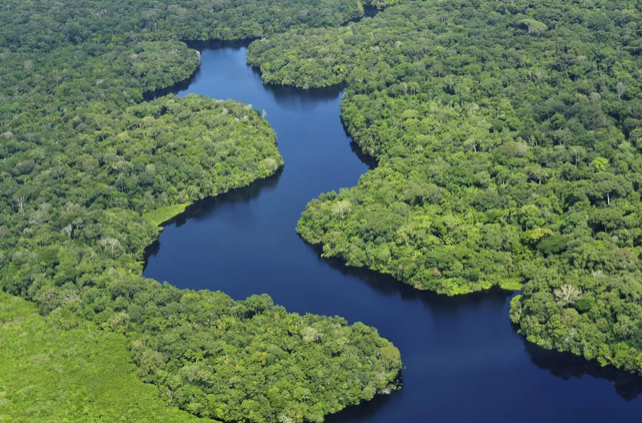
#> input picture 2-assignment/forests/f1.png, 642 x 423 px; its folder holds only this picture in this run
$ python -i utils.py   (imports and definitions only)
#> lines starting #> are read from the running program, lines starting #| are printed output that depends on the picture; after the words box and inside, x2 and y2 are one past the last pixel; in counts of white or black regions, pixels touching at a corner belong together
import cv2
import statistics
import numpy as np
import matplotlib.pyplot as plt


# [7 lines left out: function getDirImages, not called in this run]


def showImage(fst_image, scd_image):
    images = np.concatenate((fst_image, scd_image), axis=1)
    cv2.imshow("Image", images)
    cv2.waitKey(0)


# [28 lines left out: function plotRGBHistogram, not called in this run]


def processImageHSVRange(image_name):
#> called with image_name = 'forests/f1.png'
    image = cv2.imread(image_name)
#> image is the input picture: shape (423, 642, 3); mean B, G, R 88.5, 114.1, 91
    hsv_image = cv2.cvtColor(image, cv2.COLOR_BGR2HSV)
#> hsv_image: shape (423, 642, 3); mean H, S, V 63.8, 105.5, 123.4
    h, s, v = cv2.split(hsv_image)
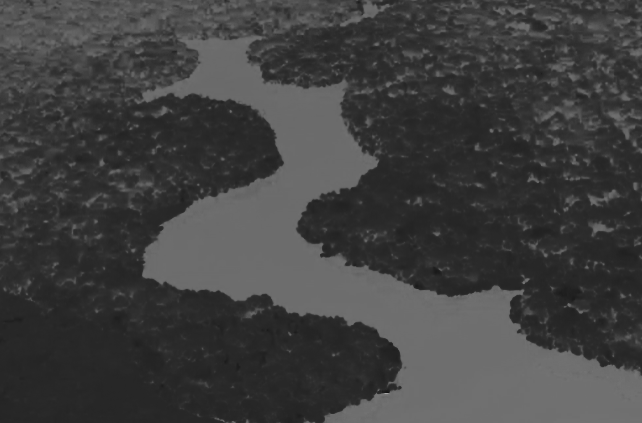
#> h: shape (423, 642); min 18, max 165, mean 63.8
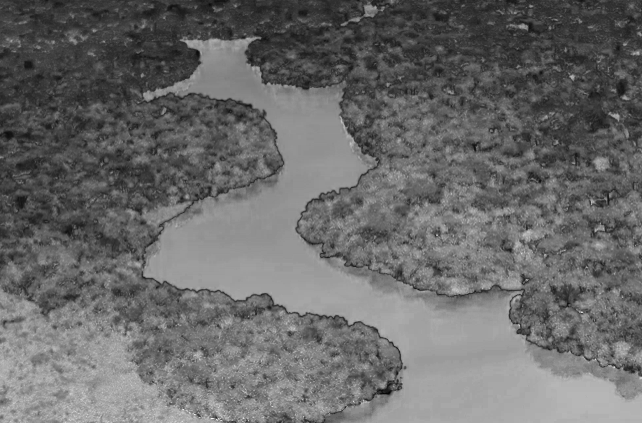
#> s: shape (423, 642); min 2, max 247, mean 105.5
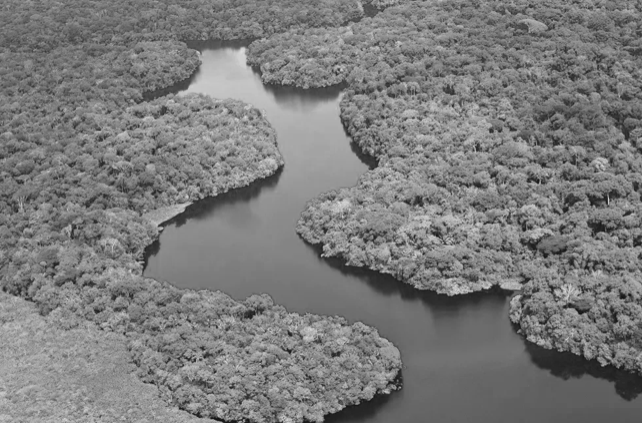
#> v: shape (423, 642); min 17, max 220, mean 123.4
    h, s, v = h.flatten(), s.flatten(), v.flatten()

    h_list, s_list, v_list = [], [], []
    for idx, hue in enumerate(h):
        if hue < 30 or hue > 85:
            h_list.append(h[idx])
            s_list.append(s[idx])
            v_list.append(v[idx])
#> this loop made 271566 passes
#> hue on passes 1 to 3: 86, 85, 85
#> after the loop, h_list = 69275 items; s_list = 69275 items; v_list = 69275 items

    h_avg, s_avg, v_avg = int(statistics.mean(h_list)), int(
        statistics.mean(s_list)), int(statistics.mean(v_list))
#> h_avg = 106; s_avg = 139; v_avg = 108

    lower_bound = (h_avg - 30, s_avg - 30, v_avg - 30)
#> lower_bound = (76, 109, 78)
    upper_bound = (h_avg + 30, s_avg + 30, v_avg + 30)
#> upper_bound = (136, 169, 138)
    mask = cv2.inRange(hsv_image, lower_bound, upper_bound)
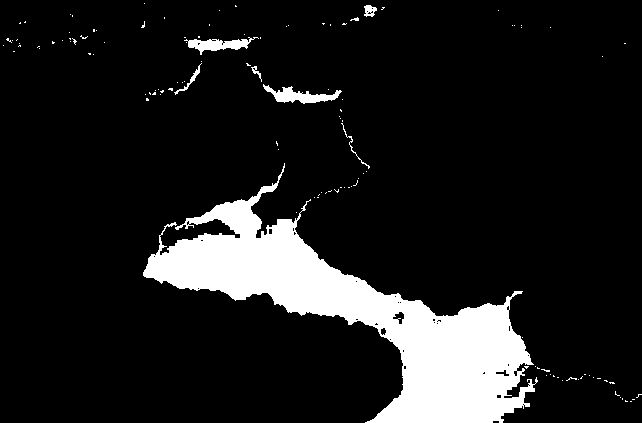
#> mask: shape (423, 642); 11.6% white; 122 white regions (114 under 20 px), largest, box (x1, y1, x2, y2) and area: (143, 163, 538, 423) 29585, (263, 84, 342, 104) 657, (184, 37, 259, 55) 574

    result = cv2.bitwise_and(image, image, mask=mask)
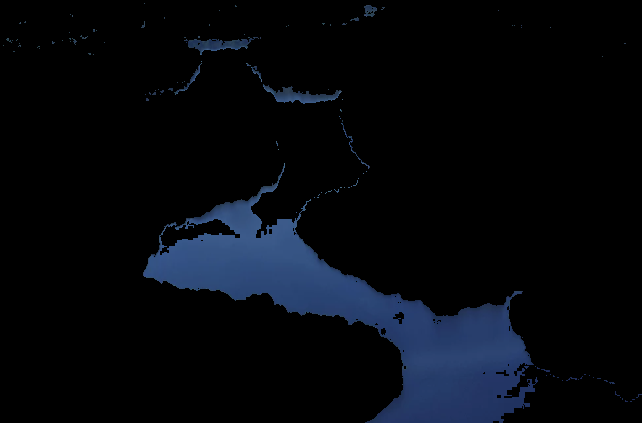
#> result: shape (423, 642, 3); mean B, G, R 13.1, 7.8, 5
    showImage(image, result)
#> in showImage, `images = np.concatenate((fst_image, scd_image), axis=1)`:
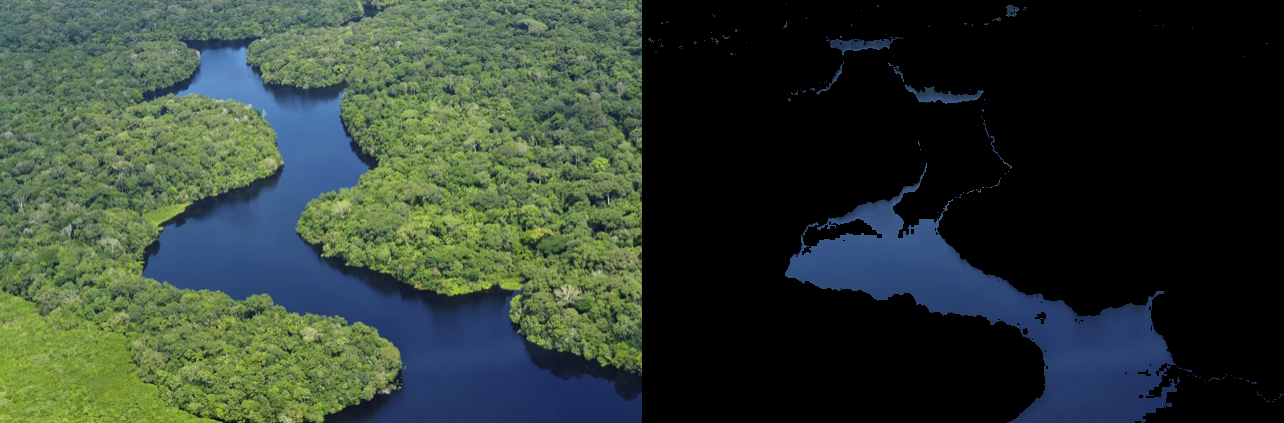
#> images: shape (423, 1284, 3); mean B, G, R 50.8, 60.9, 48


# [12 lines left out: function processImageBGRStats, not called in this run]

>>> result = processImageHSVRange('forests/f1.png')

$ run again, on 2-assignment/forests/f2.png
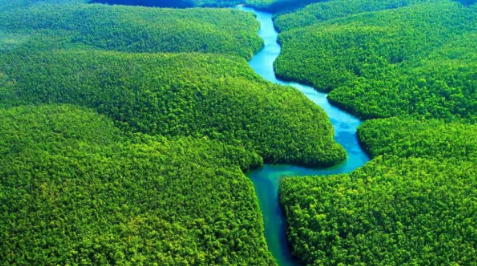
#> input picture 2-assignment/forests/f2.png, 477 x 266 px
#> in processImageHSVRange, image is the input picture: shape (266, 477, 3); mean B, G, R 64.9, 126.7, 53.7
#> hsv_image: shape (266, 477, 3); mean H, S, V 63.5, 179.8, 129.1
#> the loop in processImageHSVRange, `for idx, hue in enumerate(h):` made 126882 passes
#> hue on passes 1 to 3: 96, 96, 95
#> after the loop in processImageHSVRange, `for idx, hue in enumerate(h):`: h_list = 14940 values, max 122 at index 14583, min 86 at index 251, mean 94.07; s_list = 14940 values, max 255 at index 92, min 82 at index 14359, mean 203.6; v_list = 14940 values, max 255 at index 3018, min 12 at index 14724, mean 154.4
#> h_avg = 94; s_avg = 203; v_avg = 154
#> lower_bound = (64, 173, 124)
#> upper_bound = (124, 233, 184)
#> in processImageHSVRange, `mask = cv2.inRange(hsv_image, lower_bound, upper_bound)`:
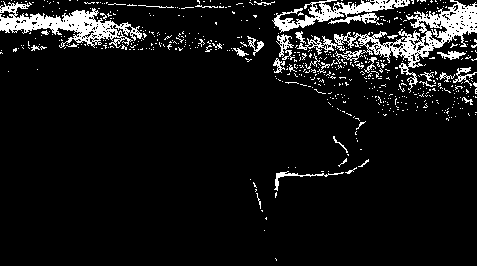
#> mask: shape (266, 477); 8.4% white; 571 white regions (535 under 20 px), largest, box (x1, y1, x2, y2) and area: (334, 0, 477, 93) 3005, (0, 1, 142, 48) 2415, (272, 0, 410, 33) 1588
#> in showImage, `images = np.concatenate((fst_image, scd_image), axis=1)`:
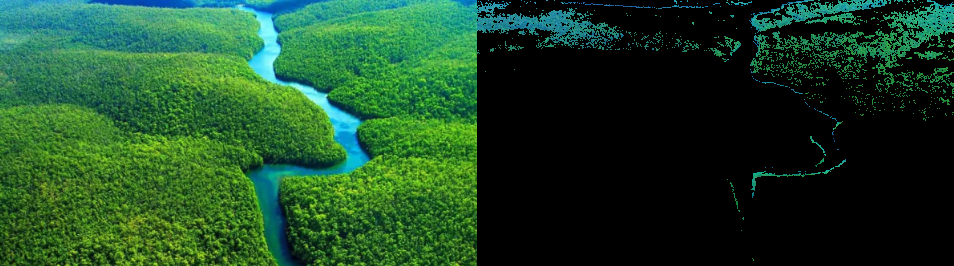
#> images: shape (266, 954, 3); mean B, G, R 37.2, 69.4, 28.4

$ run again, on 2-assignment/forests/f3.png
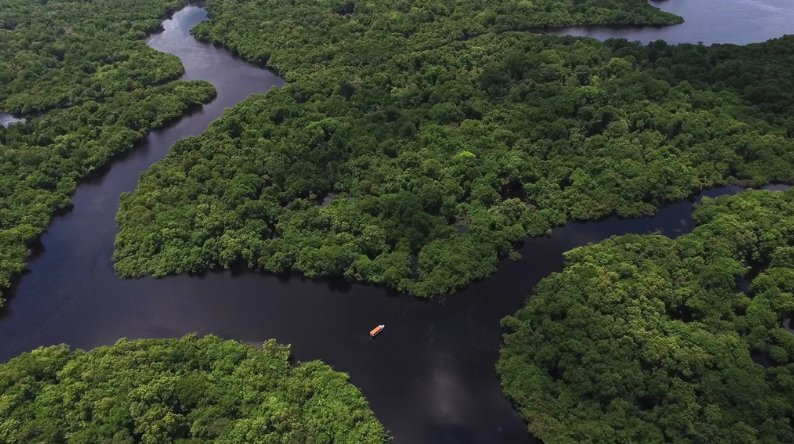
#> input picture 2-assignment/forests/f3.png, 794 x 444 px
#> in processImageHSVRange, image is the input picture: shape (444, 794, 3); mean B, G, R 47.3, 65.2, 56.6
#> hsv_image: shape (444, 794, 3); mean H, S, V 61.9, 89.7, 68.3
#> the loop in processImageHSVRange, `for idx, hue in enumerate(h):` made 352536 passes
#> hue on passes 1 to 3: 56, 56, 55
#> after the loop in processImageHSVRange, `for idx, hue in enumerate(h):`: h_list = 81241 items
#> h_avg = 120; s_avg = 51; v_avg = 68
#> lower_bound = (90, 21, 38)
#> upper_bound = (150, 81, 98)
#> in processImageHSVRange, `mask = cv2.inRange(hsv_image, lower_bound, upper_bound)`:
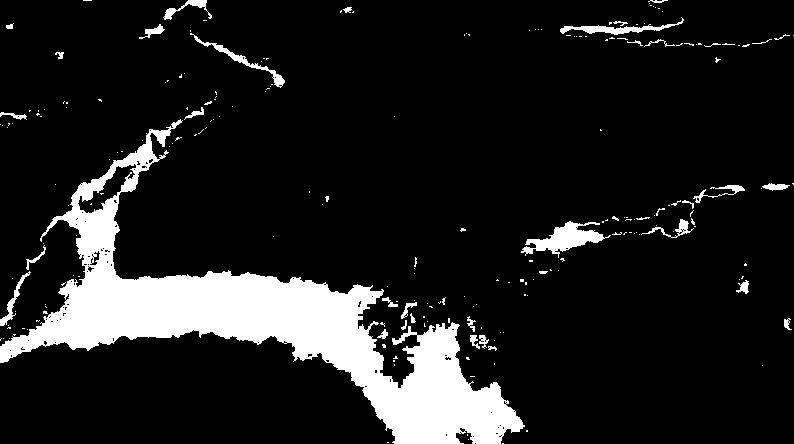
#> mask: shape (444, 794); 12.3% white; 222 white regions (184 under 20 px), largest, box (x1, y1, x2, y2) and area: (0, 119, 525, 444) 37650, (521, 221, 611, 258) 1302, (560, 17, 684, 35) 591
#> in showImage, `images = np.concatenate((fst_image, scd_image), axis=1)`:
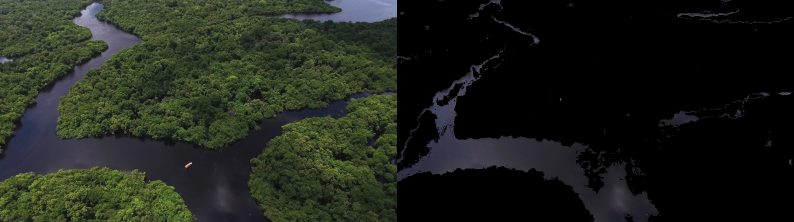
#> images: shape (444, 1588, 3) (shown at 1/2 size); mean B, G, R 27.3, 35.5, 31.3

$ run again, on 2-assignment/forests/f4.png
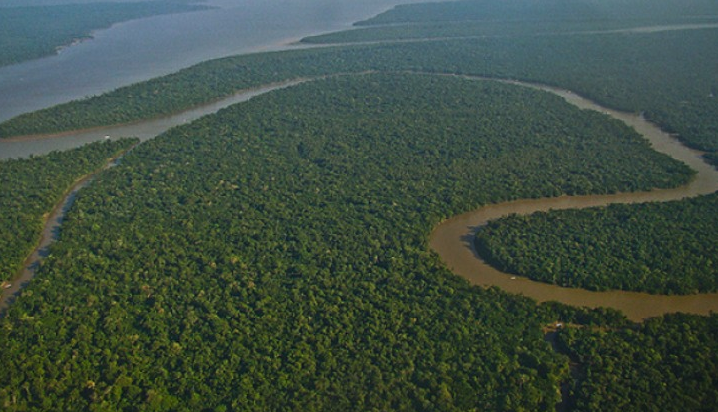
#> input picture 2-assignment/forests/f4.png, 718 x 412 px
#> in processImageHSVRange, image is the input picture: shape (412, 718, 3); mean B, G, R 65.8, 78.4, 62.7
#> hsv_image: shape (412, 718, 3); mean H, S, V 66.1, 84.6, 81.4
#> the loop in processImageHSVRange, `for idx, hue in enumerate(h):` made 295816 passes
#> hue on passes 1 to 3: 103, 103, 103
#> after the loop in processImageHSVRange, `for idx, hue in enumerate(h):`: h_list = 99265 items
#> h_avg = 86; s_avg = 78; v_avg = 105
#> lower_bound = (56, 48, 75)
#> upper_bound = (116, 108, 135)
#> in processImageHSVRange, `mask = cv2.inRange(hsv_image, lower_bound, upper_bound)`:
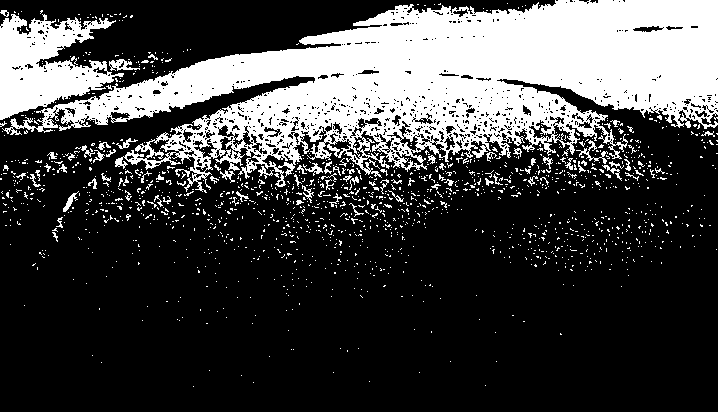
#> mask: shape (412, 718); 26.7% white; 1478 white regions (1397 under 20 px), largest, box (x1, y1, x2, y2) and area: (2, 0, 718, 193) 64287, (0, 14, 124, 120) 7168, (109, 59, 140, 71) 180
#> in showImage, `images = np.concatenate((fst_image, scd_image), axis=1)`:
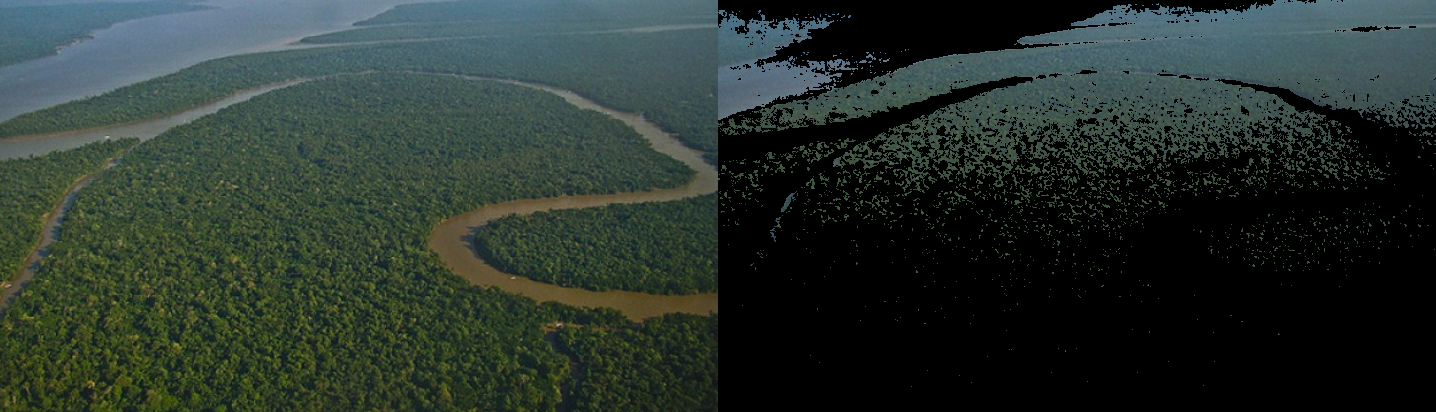
#> images: shape (412, 1436, 3); mean B, G, R 45.5, 51.8, 40.9
